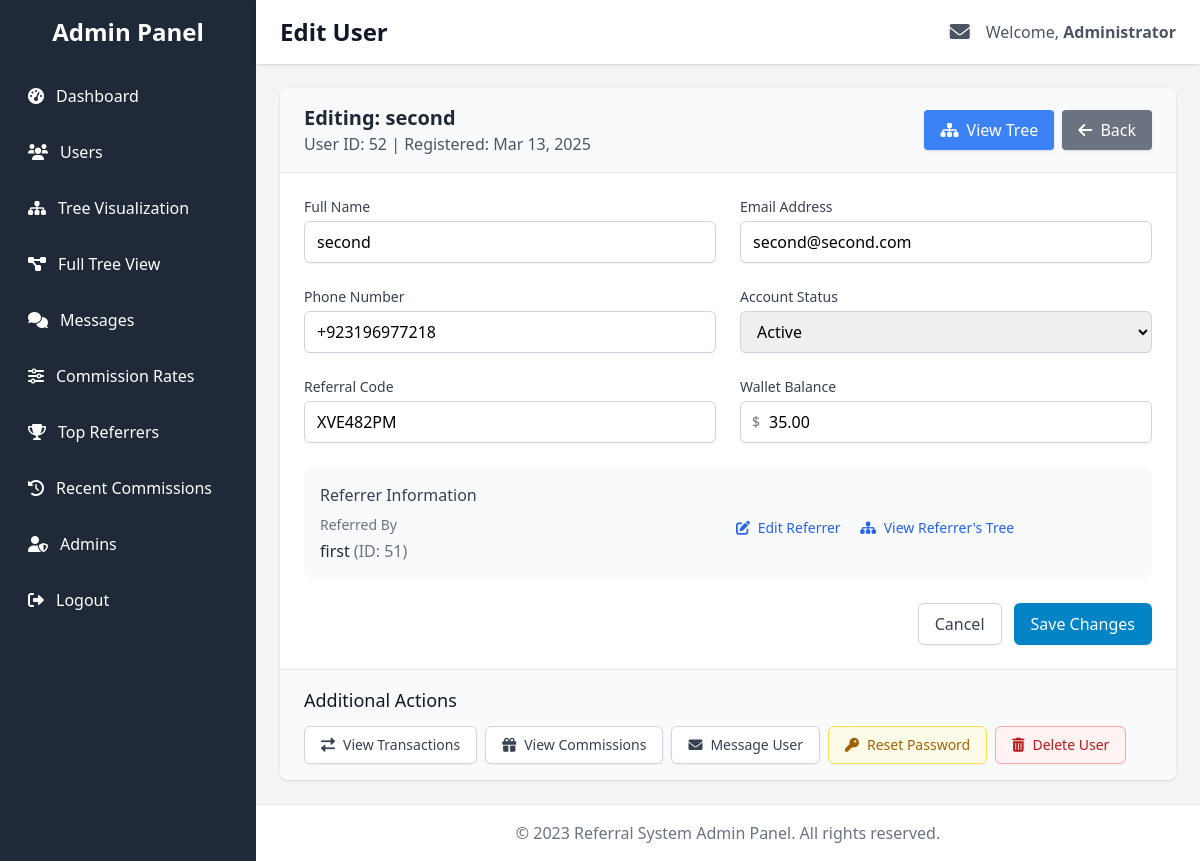
The app's page /admin/user_edit.php?id=52 (signed in) with its own data.
### tables this page shows
CREATE TABLE IF NOT EXISTS `wallets` (
  `id` int NOT NULL AUTO_INCREMENT,
  `user_id` int NOT NULL,
  `balance` decimal(15,2) DEFAULT '0.00',
  `created_at` timestamp NULL DEFAULT CURRENT_TIMESTAMP,
  `updated_at` timestamp NULL DEFAULT CURRENT_TIMESTAMP ON UPDATE CURRENT_TIMESTAMP,
  PRIMARY KEY (`id`),
  KEY `user_id` (`user_id`)
);

CREATE TABLE IF NOT EXISTS `users` (
  `id` int NOT NULL AUTO_INCREMENT,
  `full_name` varchar(100) NOT NULL,
  `email` varchar(100) NOT NULL,
  `referral_code` varchar(20) DEFAULT NULL,
  `referred_by` int DEFAULT NULL,
  `phone` varchar(20) NOT NULL,
  `password` varchar(255) NOT NULL,
  `registration_date` datetime NOT NULL,
  `last_login` datetime DEFAULT NULL,
  `status` enum('active','inactive','suspended') DEFAULT 'active',
  `admin_notes` text,
  `created_at` timestamp NULL DEFAULT CURRENT_TIMESTAMP,
  `login_count` int NOT NULL DEFAULT '0',
  PRIMARY KEY (`id`),
  UNIQUE KEY `email` (`email`)
);

### admin/user_edit.php (the view, shortened to what this page needs)
<?php
$userId = isset($_GET['id']) ? intval($_GET['id']) : null;
function getUserInfo($userId)
{
  $conn = getConnection();
  try {
    $stmt = $conn->prepare("
      SELECT u.id, u.full_name, u.email, u.phone, u.referral_code, u.referred_by,
             u.registration_date, u.status, w.balance
      FROM users u
      LEFT JOIN wallets w ON u.id = w.user_id
      WHERE u.id = ?
    ");
    $stmt->bind_param("i", $userId);
    $stmt->execute();
    $result = $stmt->get_result();
    $userData = $result->fetch_assoc();
    if ($userData['referred_by']) {
      $referrerStmt = $conn->prepare("SELECT full_name FROM users WHERE id = ?");
      $referrerStmt->bind_param("i", $userData['referred_by']);
      $referrerStmt->execute();
      $referrerResult = $referrerStmt->get_result();
      if ($referrerResult->num_rows > 0) {
        $referrer = $referrerResult->fetch_assoc();
        $userData['referrer_name'] = $referrer['full_name'];
      }
    }
    return $userData;
  } catch (Exception $e) {
    return ['error' => $e->getMessage()];
  } finally {
    $conn->close();
  }
}
$userData = getUserInfo($userId);
?>
<!DOCTYPE html>
<html lang="en">
<head>
  <script src="https://cdn.tailwindcss.com"></script>
  <link rel="stylesheet" href="https://cdnjs.cloudflare.com/ajax/libs/font-awesome/6.0.0-beta3/css/all.min.css">
</head>
<body class="bg-gray-100">
  <div class="min-h-screen flex">
    <div class="w-64 bg-gray-800 text-white no-print">
      <div class="p-4">
        <h2 class="text-2xl font-semibold text-center mb-6">Admin Panel</h2>
        <nav>
          <ul class="space-y-2">
            <li>
              <a href="admin_dashboard.php" class="flex items-center p-3 text-white hover:bg-gray-700 rounded-lg group">
                <i class="fas fa-tachometer-alt mr-3"></i> Dashboard
              </a>
            </li>
            <li>
              <a href="admin_dashboard.php?tab=users" class="flex items-center p-3 text-white hover:bg-gray-700 rounded-lg group">
                <i class="fas fa-users mr-3"></i> Users
              </a>
            </li>
            <li>
              <a href="admin_dashboard.php?tab=visualization" class="flex items-center p-3 text-white hover:bg-gray-700 rounded-lg group">
                <i class="fas fa-sitemap mr-3"></i> Tree Visualization
              </a>
            </li>
            <li>
              <a href="admin_full_tree.php" class="flex items-center p-3 text-white hover:bg-gray-700 rounded-lg group">
                <i class="fas fa-project-diagram mr-3"></i> Full Tree View
              </a>
            </li>
            <li>
              <a href="admin_messages.php" class="flex items-center p-3 text-white hover:bg-gray-700 rounded-lg group">
                <i class="fas fa-comments mr-3"></i> Messages
              </a>
            </li>
            <li>
              <a href="admin_dashboard.php?tab=commission-rates" class="flex items-center p-3 text-white hover:bg-gray-700 rounded-lg group">
                <i class="fas fa-sliders-h mr-3"></i> Commission Rates
              </a>
            </li>
            <li>
              <a href="admin_dashboard.php?tab=top-referrers" class="flex items-center p-3 text-white hover:bg-gray-700 rounded-lg group">
                <i class="fas fa-trophy mr-3"></i> Top Referrers
              </a>
            </li>
            <li>
              <a href="admin_dashboard.php?tab=recent-commissions" class="flex items-center p-3 text-white hover:bg-gray-700 rounded-lg group">
                <i class="fas fa-history mr-3"></i> Recent Commissions
              </a>
            </li>
            <?php if (isset($_SESSION['admin_role']) && $_SESSION['admin_role'] === 'super_admin'): ?>
              <li>
                <a href="admin_dashboard.php?tab=admins" class="flex items-center p-3 text-white hover:bg-gray-700 rounded-lg group">
                  <i class="fas fa-user-shield mr-3"></i> Admins
                </a>
              </li>
            <?php endif; ?>
            <li class="mt-10">
              <a href="admin_logout.php" class="flex items-center p-3 text-white hover:bg-red-700 rounded-lg group">
                <i class="fas fa-sign-out-alt mr-3"></i> Logout
              </a>
            </li>
          </ul>
        </nav>
      </div>
    </div>
    <div class="flex-1">
      <header class="bg-white shadow">
        <div class="max-w-7xl mx-auto py-4 px-6 flex justify-between items-center">
          <h1 class="text-2xl font-bold text-gray-900">Edit User</h1>
          <div class="flex items-center space-x-4">
            <a href="admin_messages.php" class="relative">
              <i class="fas fa-envelope text-xl text-gray-600 hover:text-gray-900"></i>
            </a>
            <span class="text-gray-600">
              Welcome, <span class="font-semibold"><?php echo htmlspecialchars($_SESSION['admin_name'] ?? 'Admin'); ?></span>
            </span>
          </div>
        </div>
      </header>
      <main class="max-w-7xl mx-auto py-6 px-6">
        <?php if (isset($userData['error'])): ?>
          <div class="mb-4 bg-red-100 border border-red-400 text-red-700 px-4 py-3 rounded relative">
            <span class="block sm:inline">Error: <?php echo $userData['error']; ?></span>
            <div class="mt-2">
              <a href="admin_dashboard.php?tab=users" class="bg-red-500 hover:bg-red-600 text-white py-2 px-4 rounded">
                Back to Users
              </a>
            </div>
          </div>
        <?php else: ?>
          <div class="bg-white shadow rounded-lg overflow-hidden">
            <div class="px-6 py-4 border-b border-gray-200 bg-gray-50">
              <div class="flex items-center justify-between">
                <div>
                  <h2 class="text-xl font-semibold text-gray-800">
                    Editing: <?php echo htmlspecialchars($userData['full_name']); ?>
                  </h2>
                  <p class="text-gray-600">
                    User ID: <?php echo $userData['id']; ?> |
                    Registered: <?php echo date('M d, Y', strtotime($userData['registration_date'])); ?>
                  </p>
                </div>
                <div class="flex space-x-2">
                  <a href="user_tree.php?id=<?php echo $userId; ?>" class="bg-blue-500 hover:bg-blue-600 text-white py-2 px-4 rounded shadow">
                    <i class="fas fa-sitemap mr-1"></i> View Tree
                  </a>
                  <a href="admin_dashboard.php?tab=users" class="bg-gray-500 hover:bg-gray-600 text-white py-2 px-4 rounded shadow">
                    <i class="fas fa-arrow-left mr-1"></i> Back
                  </a>
                </div>
              </div>
            </div>
            <form method="POST" action="" class="p-6">
              <div class="grid grid-cols-1 md:grid-cols-2 gap-6">
                <div>
                  <label for="full_name" class="block text-sm font-medium text-gray-700 mb-1">Full Name</label>
                  <input type="text" name="full_name" id="full_name" value="<?php echo htmlspecialchars($userData['full_name']); ?>" required
                    class="w-full px-3 py-2 border border-gray-300 rounded-md shadow-sm focus:outline-none focus:ring-primary-500 focus:border-primary-500">
                </div>
                <div>
                  <label for="email" class="block text-sm font-medium text-gray-700 mb-1">Email Address</label>
                  <input type="email" name="email" id="email" value="<?php echo htmlspecialchars($userData['email']); ?>" required
                    class="w-full px-3 py-2 border border-gray-300 rounded-md shadow-sm focus:outline-none focus:ring-primary-500 focus:border-primary-500">
                </div>
                <div>
                  <label for="phone" class="block text-sm font-medium text-gray-700 mb-1">Phone Number</label>
                  <input type="text" name="phone" id="phone" value="<?php echo htmlspecialchars($userData['phone'] ?? ''); ?>"
                    class="w-full px-3 py-2 border border-gray-300 rounded-md shadow-sm focus:outline-none focus:ring-primary-500 focus:border-primary-500">
                </div>
                <div>
                  <label for="status" class="block text-sm font-medium text-gray-700 mb-1">Account Status</label>
                  <select name="status" id="status"
                    class="w-full px-3 py-2 border border-gray-300 rounded-md shadow-sm focus:outline-none focus:ring-primary-500 focus:border-primary-500">
                    <option value="active" <?php echo ($userData['status'] === 'active') ? 'selected' : ''; ?>>Active</option>
                  </select>
                </div>
                <div>
                  <label for="referral_code" class="block text-sm font-medium text-gray-700 mb-1">Referral Code</label>
                  <input type="text" name="referral_code" id="referral_code" value="<?php echo htmlspecialchars($userData['referral_code']); ?>" required
                    class="w-full px-3 py-2 border border-gray-300 rounded-md shadow-sm focus:outline-none focus:ring-primary-500 focus:border-primary-500">
                </div>
                <div>
                  <label for="balance" class="block text-sm font-medium text-gray-700 mb-1">Wallet Balance</label>
                  <div class="relative">
                    <div class="absolute inset-y-0 left-0 pl-3 flex items-center pointer-events-none">
                      <span class="text-gray-500 sm:text-sm">$</span>
                    </div>
                    <input type="number" name="balance" id="balance" step="0.01" value="<?php echo number_format($userData['balance'] ?? 0, 2, '.', ''); ?>"
                      class="w-full pl-7 px-3 py-2 border border-gray-300 rounded-md shadow-sm focus:outline-none focus:ring-primary-500 focus:border-primary-500">
                  </div>
                </div>
              </div>
              <div class="mt-6 p-4 bg-gray-50 rounded-lg">
                <h3 class="text-md font-medium text-gray-700 mb-2">Referrer Information</h3>
                <?php if ($userData['referred_by']): ?>
                  <div class="grid grid-cols-1 md:grid-cols-2 gap-4">
                    <div>
                      <label class="block text-sm font-medium text-gray-500 mb-1">Referred By</label>
                      <div class="text-gray-800">
                        <?php echo htmlspecialchars($userData['referrer_name'] ?? 'Unknown'); ?>
                        <span class="text-gray-500">(ID: <?php echo $userData['referred_by']; ?>)</span>
                      </div>
                    </div>
                    <div>
                      <a href="user_edit.php?id=<?php echo $userData['referred_by']; ?>" class="text-blue-600 hover:underline text-sm">
                        <i class="fas fa-edit mr-1"></i> Edit Referrer
                      </a>
                      <a href="user_tree.php?id=<?php echo $userData['referred_by']; ?>" class="text-blue-600 hover:underline text-sm ml-4">
                        <i class="fas fa-sitemap mr-1"></i> View Referrer's Tree
                      </a>
                    </div>
                  </div>
                <?php else: ?>
                  <p class="text-gray-600">This user does not have a referrer (root user).</p>
                <?php endif; ?>
              </div>
              <div class="mt-6 flex justify-end space-x-3">
                <a href="admin_dashboard.php?tab=users" class="px-4 py-2 border border-gray-300 rounded-md shadow-sm text-gray-700 bg-white hover:bg-gray-50">
                  Cancel
                </a>
                <button type="submit" class="px-4 py-2 border border-transparent rounded-md shadow-sm text-white bg-primary-600 hover:bg-primary-700">
                  Save Changes
                </button>
              </div>
            </form>
            <div class="px-6 py-4 bg-gray-50 border-t border-gray-200">
              <h3 class="text-lg font-medium text-gray-900 mb-3">Additional Actions</h3>
              <div class="flex flex-wrap gap-2">
                <a href="user_transactions.php?id=<?php echo $userId; ?>" class="inline-flex items-center px-4 py-2 border border-gray-300 rounded-md shadow-sm text-sm font-medium text-gray-700 bg-white hover:bg-gray-50">
                  <i class="fas fa-exchange-alt mr-2"></i> View Transactions
                </a>
                <a href="user_commissions.php?id=<?php echo $userId; ?>" class="inline-flex items-center px-4 py-2 border border-gray-300 rounded-md shadow-sm text-sm font-medium text-gray-700 bg-white hover:bg-gray-50">
                  <i class="fas fa-gift mr-2"></i> View Commissions
                </a>
                <a href="admin_messages.php?user_id=<?php echo $userId; ?>" class="inline-flex items-center px-4 py-2 border border-gray-300 rounded-md shadow-sm text-sm font-medium text-gray-700 bg-white hover:bg-gray-50">
                  <i class="fas fa-envelope mr-2"></i> Message User
                </a>
                <button onclick="confirmResetPassword()" class="inline-flex items-center px-4 py-2 border border-yellow-300 rounded-md shadow-sm text-sm font-medium text-yellow-700 bg-yellow-50 hover:bg-yellow-100">
                  <i class="fas fa-key mr-2"></i> Reset Password
                </button>
                <button onclick="confirmDeleteUser()" class="inline-flex items-center px-4 py-2 border border-red-300 rounded-md shadow-sm text-sm font-medium text-red-700 bg-red-50 hover:bg-red-100">
                  <i class="fas fa-trash-alt mr-2"></i> Delete User
                </button>
              </div>
            </div>
          </div>
        <?php endif; ?>
      </main>
      <footer class="bg-white border-t border-gray-200 py-4">
        <div class="max-w-7xl mx-auto px-6">
          <p class="text-gray-500 text-center">© 2023 Referral System Admin Panel. All rights reserved.</p>
        </div>
      </footer>
    </div>
  </div>
</body>
</html>

### records on screen
wallets: user.full_name "second", user "52", user.registration_date "Mar 13, 2025", full_name "second", email "second@second.com", phone "+923196977218", referral_code "XVE482PM", balance "35.00", user.referred_by "51"
users: status "Active"

### other values on screen
$_SESSION['admin_name'] "Administrator"
$userData['referrer_name'] "first"
